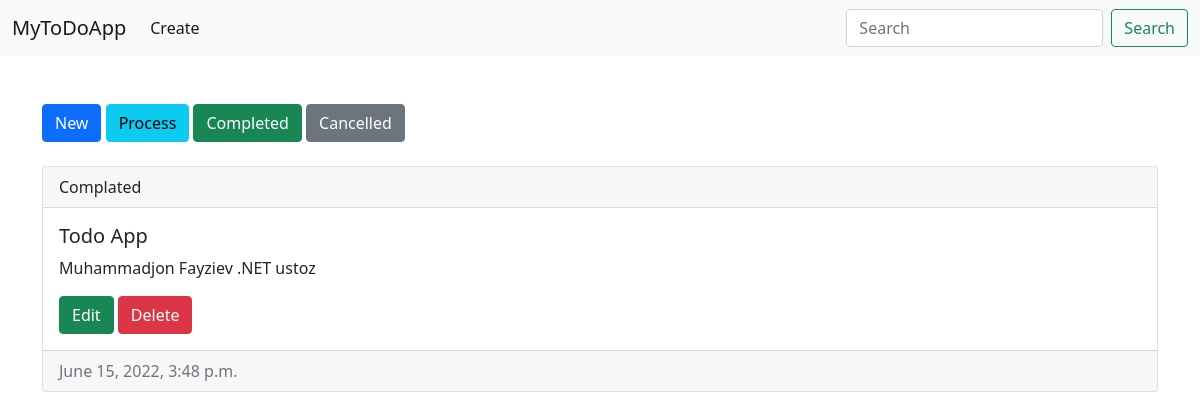
Screenshot of /?a=2 (signed in) with the database file from the repository.
### todoapp/models.py (models this page shows, shortened)
class Todo(models.Model):
    author = models.ForeignKey(User, on_delete=models.CASCADE)
    title = models.CharField(max_length=221)
    content = models.TextField()
    status = models.IntegerField(choices=STATUS)
    created_at = models.DateTimeField(auto_now_add=True)

### todoapp/views.py (the view)
# urls.py: path('', index, name='index'),
@login_required
def index(request):
    user = request.user
    todos = Todo.objects.filter(author=user)
    obj = request.GET.get('a')
    if obj:
        todos = todos.filter(status__exact=obj)
    search = request.GET.get('i')
    if search:
        todos = todos.filter(title__icontains=search)
    ctx = {
        'todos': todos
    }
    return render(request, 'index.html', ctx)

### templates/index.html
{% extends 'base.html' %}
{% block content %}
        <div class="status-list">
            <a href="/?a=0" type="button" class="btn btn-primary">New</a>
            <a href="/?a=1" class="btn btn-info">Process</a>
            <a href="/?a=2" class="btn btn-success">Completed</a>
            <a href="/?a=3" class="btn btn-secondary">Cancelled</a>
        </div>
        <div class="todo-card mt-4">
            {% for todo in todos %}
            <div class="card mt-4">
                <div class="card-header">
                    {{ todo.get_status_display }}
                </div>
                <div class="card-body">
                    <h5 class="card-title">{{ todo.title }}</h5>
                    <p class="card-text">{{ todo.content }}</p>
                    <a href="/edit/{{ todo.id }}/" class="btn btn-success">Edit</a>
                    <a href="/delete/{{ todo.id }}/" class="btn btn-danger">Delete</a>
                </div>
                <div class="card-footer text-muted">
                    {{ todo.created_at }}
                </div>
            </div>
            {% endfor %}
        </div>
{% endblock %}

### rows the page displays
Todo: status "Complated", title "Todo App", content "Muhammadjon Fayziev .NET ustoz", created_at "June 15, 2022, 3:48 p.m."
